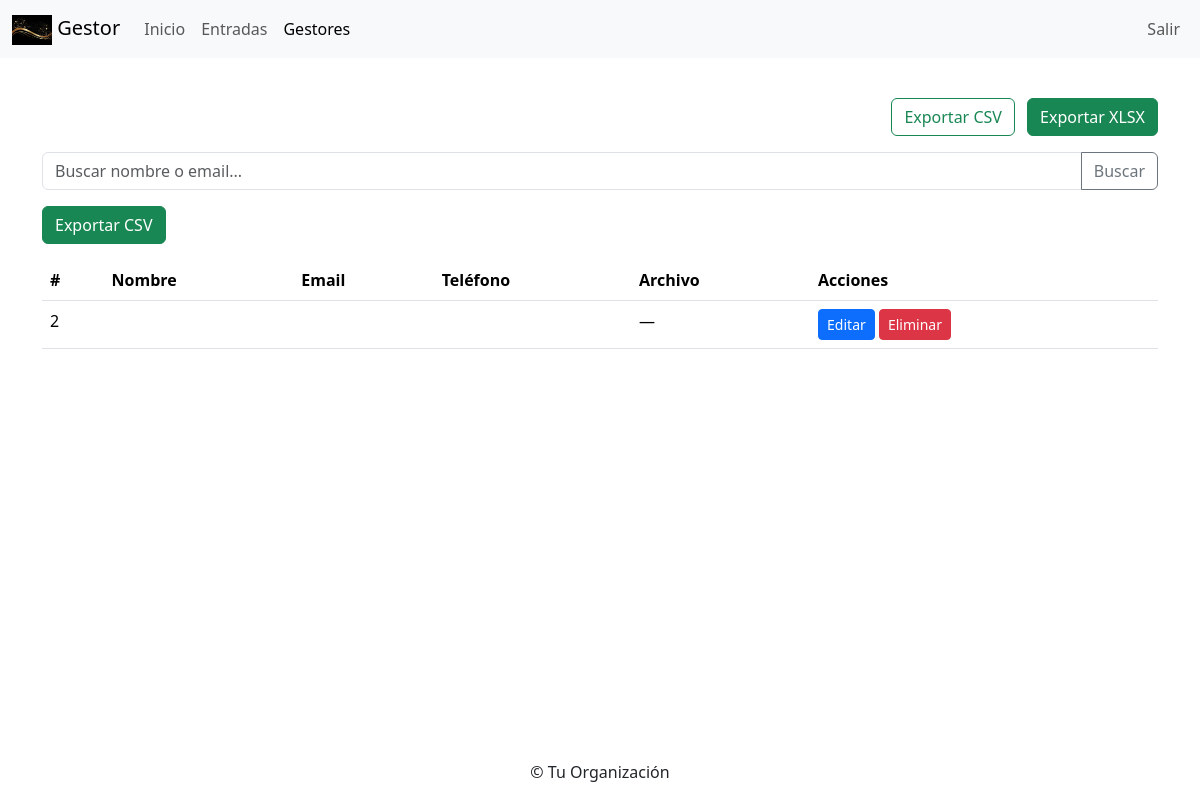
/gestores/ (signed in), run on an earlier commit of the app's database.
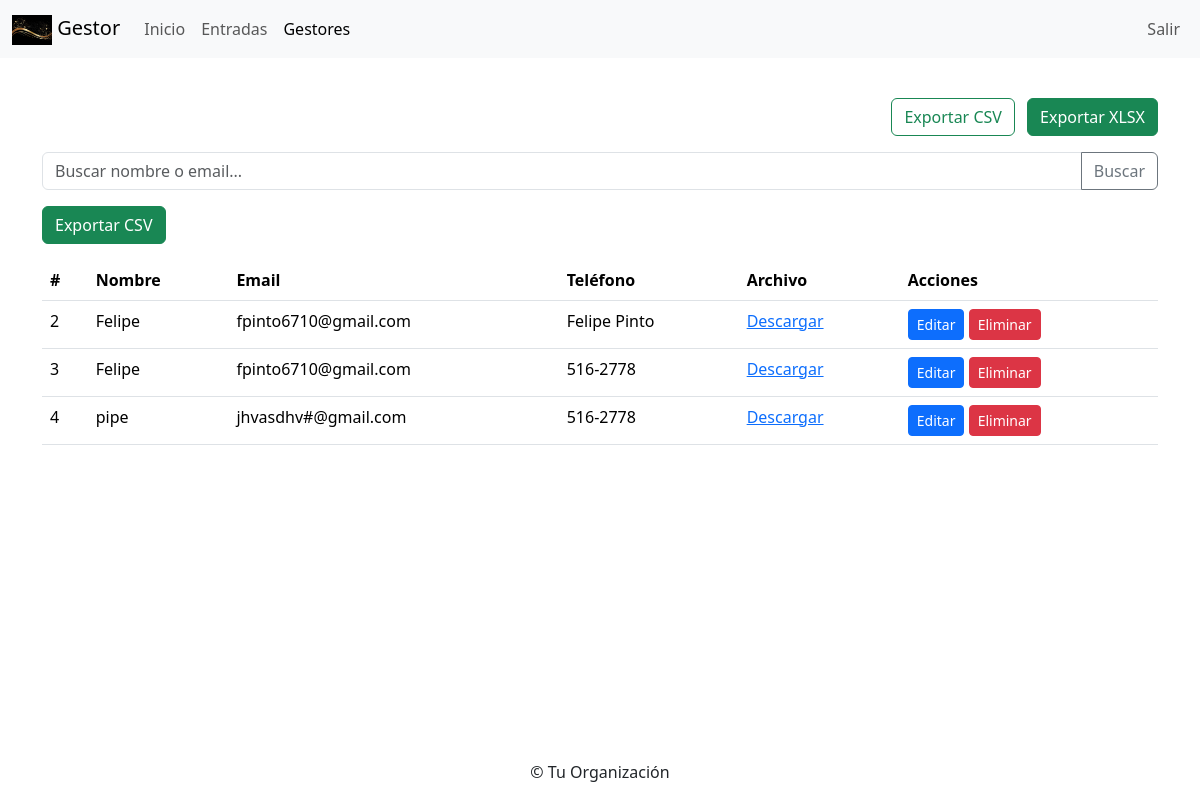
And on a later commit of the database.
### correspondencia_app/models.py (models this page shows, shortened)
class DocumentManager(models.Model):
    nombre    = models.CharField("Nombre", max_length=100)
    email     = models.EmailField("Email")
    telefono  = models.CharField("Teléfono", max_length=20)
    archivo   = models.FileField("Archivo", upload_to='gestores/', blank=True, null=True)
    class Meta:
        verbose_name        = "Gestor de Documentos"
        verbose_name_plural = "Gestores de Documentos"
        ordering            = ['nombre']

### correspondencia_app/views.py (the view)
# urls.py: path('gestores/',                   views.document_manager_list,   name='document_manager_list'),
@login_required
def document_manager_list(request):
    q = request.GET.get('q', '')
    qs = DocumentManager.objects.all().order_by('nombre')
    if q:
        qs = qs.filter(
            models.Q(nombre__icontains=q) |
            models.Q(email__icontains=q)
        )
    paginator = Paginator(qs, 10)
    page_obj = paginator.get_page(request.GET.get('page'))
    return render(request, 'correspondencia_app/document_manager_list.html', {
        'gestores': page_obj,
        'q': q,
    })

### templates/correspondencia_app/document_manager_list.html (shortened to what this page needs)
{% extends "correspondencia_app/base.html" %}
{% load static %}
{% block content %}
  <div class="mb-3 text-end">
    <a href="{% url 'correspondencia_app:export_gestores_csv' %}" class="btn btn-outline-success me-2">
      Exportar CSV
    </a>
    <a href="{% url 'correspondencia_app:export_gestores_xlsx' %}" class="btn btn-success">
      Exportar XLSX
    </a>
  </div>
  <form method="get" class="mb-3">
    <div class="input-group">
      <input type="text" name="q" value="{{ q }}" class="form-control" placeholder="Buscar nombre o email...">
      <button class="btn btn-outline-secondary" type="submit">Buscar</button>
    </div>
  </form>
  <a href="{% url 'correspondencia_app:export_gestores_csv' %}" class="btn btn-success mb-3">
    Exportar CSV
  </a>
  <table class="table">
    <thead>
      <tr>
        <th>#</th><th>Nombre</th><th>Email</th><th>Teléfono</th><th>Archivo</th><th>Acciones</th>
      </tr>
    </thead>
    <tbody>
      {% for g in gestores %}
      <tr>
        <td>{{ g.pk }}</td>
        <td>{{ g.nombre }}</td>
        <td>{{ g.email }}</td>
        <td>{{ g.telefono }}</td>
        <td>
          {% if g.archivo %}
            <a href="{{ g.archivo.url }}" download>Descargar</a>
          {% else %}&mdash;{% endif %}
        </td>
        <td>
          {% if request.user.is_staff %}
            <a class="btn btn-sm btn-primary" href="{% url 'correspondencia_app:document_manager_edit' g.pk %}">Editar</a>
            <a class="btn btn-sm btn-danger" href="{% url 'correspondencia_app:document_manager_delete' g.pk %}">Eliminar</a>
          {% endif %}
        </td>
      </tr>
      {% empty %}
      <tr><td colspan="6">No hay gestores</td></tr>
      {% endfor %}
    </tbody>
  </table>
{% endblock %}

### templates/correspondencia_app/base.html (shortened to what this page needs)
{% load static %}
<!DOCTYPE html>
<html lang="es">
<head>
  <link rel="stylesheet" href="{% static 'css/bootstrap.min.css' %}">
  <link rel="stylesheet" href="https://cdn.jsdelivr.net/npm/bootstrap-icons@1.10.5/font/bootstrap-icons.css">
  <link rel="stylesheet" href="{% static 'css/custom.css' %}">
</head>
<body class="d-flex flex-column min-vh-100">
  {% include 'correspondencia_app/navbar.html' %}
  <main class="container my-4 flex-fill">
    {% block content %}
    {% endblock %}
  </main>
  <footer class="text-center py-3">
    © {{ now.year }} Tu Organización
  </footer>
</body>
</html>

### templates/correspondencia_app/navbar.html (shortened to what this page needs)
{% load static %}
<nav class="navbar navbar-expand-lg navbar-light bg-light">
  <div class="container-fluid">
    <a class="navbar-brand" href="{% url 'correspondencia_app:dashboard' %}">
      <img src="{% static 'img/logo.png' %}" height="30" alt="Logo"> Gestor
    </a>
    <div class="collapse navbar-collapse" id="navbarNav">
      <ul class="navbar-nav me-auto">
        <li class="nav-item">
          <a class="nav-link {% if request.resolver_match.url_name == 'dashboard' %}active{% endif %}"
             href="{% url 'correspondencia_app:dashboard' %}">Inicio</a>
        </li>
        <li class="nav-item">
          <a class="nav-link {% if request.resolver_match.url_name == 'entrada_list' %}active{% endif %}"
             href="{% url 'correspondencia_app:entrada_list' %}">Entradas</a>
        </li>
        <li class="nav-item">
          <a class="nav-link {% if request.resolver_match.url_name == 'document_manager_list' %}active{% endif %}"
             href="{% url 'correspondencia_app:document_manager_list' %}">Gestores</a>
        </li>
      </ul>
      <ul class="navbar-nav ms-auto">
        <li class="nav-item">
          <a class="nav-link" href="{% url 'correspondencia_app:logout' %}">Salir</a>
        </li>
      </ul>
    </div>
  </div>
</nav>

### static/css/custom.css (style rules this page uses)
.navbar { margin-bottom: 1rem; }

What changed in the data, as far as the page shows it:
changed DocumentManager id 2: nombre (not shown) → "Felipe"; email (not shown) → "fpinto6710@gmail.com"; telefono (not shown) → "Felipe Pinto"; archivo "—" → "Descargar"
added DocumentManager: pk "3", nombre "Felipe", email "fpinto6710@gmail.com", telefono "516-2778"
added DocumentManager: pk "4", nombre "pipe", email "jhvasdhv#@gmail.com", telefono "516-2778"
